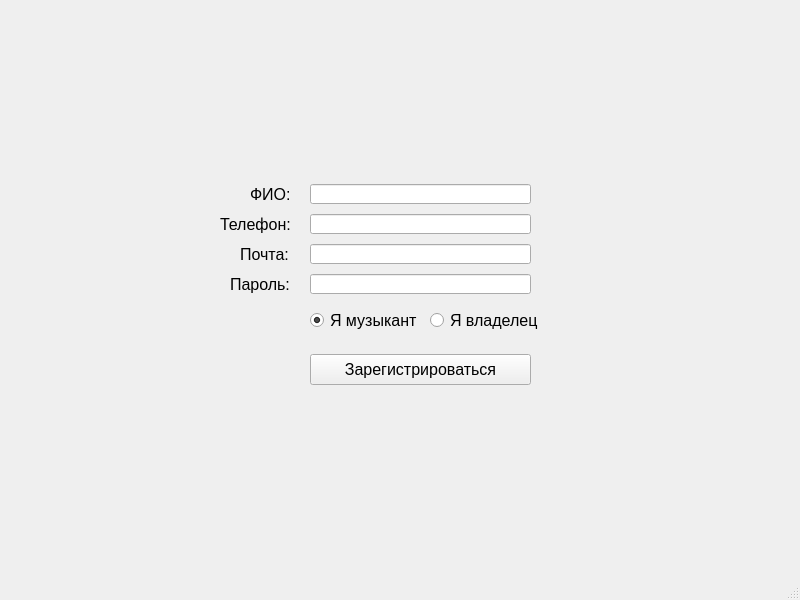
<?xml version="1.0" encoding="UTF-8"?>
<ui version="4.0">
 <class>MainWindow</class>
 <widget class="QMainWindow" name="MainWindow">
  <property name="geometry">
   <rect>
    <x>0</x>
    <y>0</y>
    <width>800</width>
    <height>600</height>
   </rect>
  </property>
  <property name="windowTitle">
   <string>MainWindow</string>
  </property>
  <widget class="QWidget" name="centralwidget">
   <widget class="QPushButton" name="signup_button">
    <property name="geometry">
     <rect>
      <x>310</x>
      <y>354</y>
      <width>221</width>
      <height>31</height>
     </rect>
    </property>
    <property name="font">
     <font>
      <pointsize>12</pointsize>
     </font>
    </property>
    <property name="text">
     <string>Зарегистрироваться</string>
    </property>
   </widget>
   <widget class="QLabel" name="label">
    <property name="geometry">
     <rect>
      <x>240</x>
      <y>244</y>
      <width>61</width>
      <height>20</height>
     </rect>
    </property>
    <property name="font">
     <font>
      <pointsize>12</pointsize>
     </font>
    </property>
    <property name="text">
     <string>Почта:</string>
    </property>
   </widget>
   <widget class="QLineEdit" name="mail_edit">
    <property name="geometry">
     <rect>
      <x>310</x>
      <y>244</y>
      <width>221</width>
      <height>20</height>
     </rect>
    </property>
   </widget>
   <widget class="QLabel" name="label_2">
    <property name="geometry">
     <rect>
      <x>230</x>
      <y>274</y>
      <width>71</width>
      <height>20</height>
     </rect>
    </property>
    <property name="font">
     <font>
      <pointsize>12</pointsize>
     </font>
    </property>
    <property name="text">
     <string>Пароль:</string>
    </property>
   </widget>
   <widget class="QLineEdit" name="password_edit">
    <property name="geometry">
     <rect>
      <x>310</x>
      <y>274</y>
      <width>221</width>
      <height>20</height>
     </rect>
    </property>
   </widget>
   <widget class="QLabel" name="label_3">
    <property name="geometry">
     <rect>
      <x>250</x>
      <y>184</y>
      <width>51</width>
      <height>20</height>
     </rect>
    </property>
    <property name="font">
     <font>
      <pointsize>12</pointsize>
     </font>
    </property>
    <property name="text">
     <string>ФИО:</string>
    </property>
   </widget>
   <widget class="QLineEdit" name="fio_edit">
    <property name="geometry">
     <rect>
      <x>310</x>
      <y>184</y>
      <width>221</width>
      <height>20</height>
     </rect>
    </property>
   </widget>
   <widget class="QLabel" name="label_4">
    <property name="geometry">
     <rect>
      <x>220</x>
      <y>214</y>
      <width>81</width>
      <height>20</height>
     </rect>
    </property>
    <property name="font">
     <font>
      <pointsize>12</pointsize>
     </font>
    </property>
    <property name="text">
     <string>Телефон:</string>
    </property>
   </widget>
   <widget class="QLineEdit" name="phone_edit">
    <property name="geometry">
     <rect>
      <x>310</x>
      <y>214</y>
      <width>221</width>
      <height>20</height>
     </rect>
    </property>
   </widget>
   <widget class="QRadioButton" name="musician_radio">
    <property name="geometry">
     <rect>
      <x>310</x>
      <y>310</y>
      <width>111</width>
      <height>20</height>
     </rect>
    </property>
    <property name="font">
     <font>
      <pointsize>12</pointsize>
     </font>
    </property>
    <property name="text">
     <string>Я музыкант</string>
    </property>
    <property name="checked">
     <bool>true</bool>
    </property>
   </widget>
   <widget class="QRadioButton" name="owner_radio">
    <property name="geometry">
     <rect>
      <x>430</x>
      <y>310</y>
      <width>111</width>
      <height>20</height>
     </rect>
    </property>
    <property name="font">
     <font>
      <pointsize>12</pointsize>
     </font>
    </property>
    <property name="text">
     <string>Я владелец</string>
    </property>
   </widget>
  </widget>
  <widget class="QMenuBar" name="menubar">
   <property name="geometry">
    <rect>
     <x>0</x>
     <y>0</y>
     <width>800</width>
     <height>18</height>
    </rect>
   </property>
  </widget>
  <widget class="QStatusBar" name="statusbar"/>
 </widget>
 <resources/>
 <connections/>
</ui>
